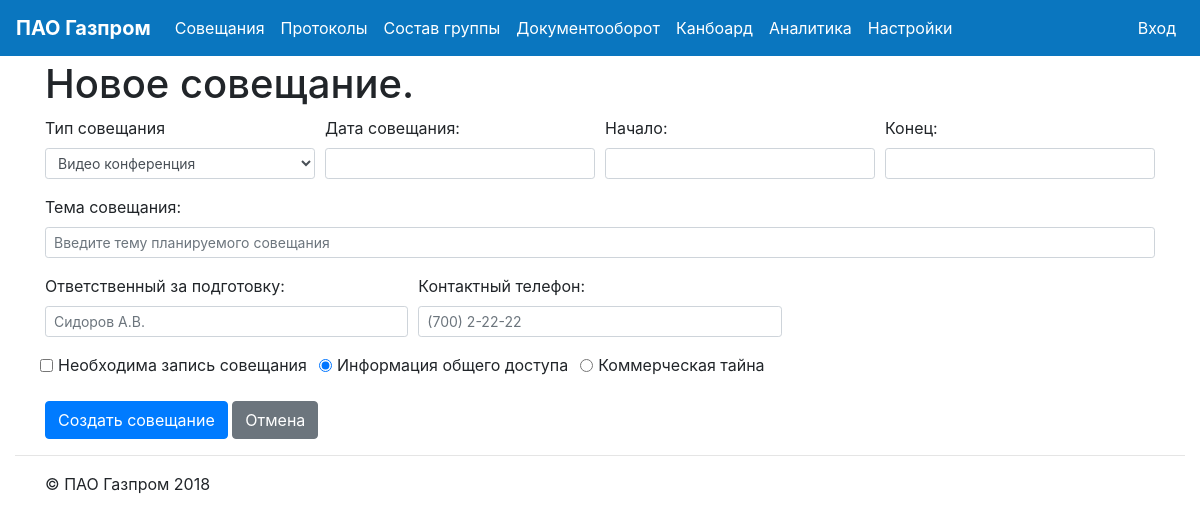
The app's page /meet/copy/17/, older data.
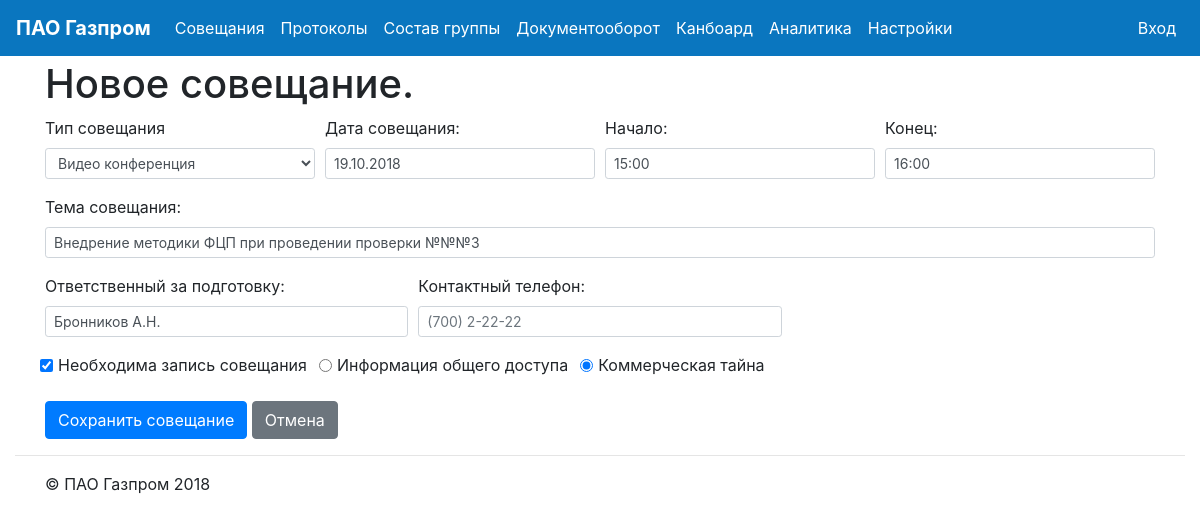
The same page, newer data.
### meetings/models.py (models this page shows, shortened)
class Meeting(models.Model):
    meet_type = models.CharField(max_length=1, choices=MEETING_TYPE_CHOICES, default=mInternal)
    meet_subj = models.CharField(max_length=128, db_index=True)
    meet_date = models.DateField(null=False, default=timezone.now)
    meet_start = models.CharField(max_length=5,null=True)
    meet_end = models.CharField(max_length=5,null=True)
    meet_acc = models.CharField(max_length=64, db_index=True, blank=True)
    meet_tel = models.CharField(max_length=20, blank=True)
    meet_save = models.BooleanField(default=False)
    meet_confident = models.BooleanField(default=False)
    studios = models.ManyToManyField('Studio', through='StudioList')
    class Meta:
        verbose_name = 'Совещание'
        verbose_name_plural = 'Совещания'

### meetings/views.py (the view)
# urls.py: path('copy/<str:meet_id>/', views.meet_copy, name='copy'),
def meet_copy(request, meet_id=None):
    args = {}
    omt =  None
    if meet_id:
        try:
            omt = Meeting.objects.get(id=int(meet_id))
        except Meeting.DoesNotExist:
            omt = None
    args['employees'] = Employee.objects.all().order_by('f', 'i', 'o').values('f', 'i', 'o', 'tel')
    args['meet']=omt
    args['meet_id'] = None
    args['meeting_type_choices'] = MEETING_TYPE_CHOICES
    return render(request,'mt_meetform.html', args)

### mb_auth/views.py (called while the page is built)
def mb_processor(request):
    args={}
    args['mb_auth']=settings.MB_AUTH
    return args

### meetings/templates/mt_meetform.html (shortened to what this page needs)
{% extends "mb_main.html" %}
{% load staticfiles %}
{% load i18n %}
{% block content %}
<div class="container">
<h1 class="display-5">{% if meet_id %}Изменить{% else %}Новое{% endif %} совещание.</h1>
<form action="{% url 'meetings:update' meet_id %}" method="post">
    <div class="form-row">
      <div class="form-group col-md-3">
        <label for="meetType">Тип совещания</label>
        <select class="form-control form-control-sm" id="meetType" name ="meetType" aria-describedby="meet_type_Help">
            {% for mtc in meeting_type_choices %}
                <option value="{{ mtc.0 }}" {% if mtc.0 == meet.meet_type %}selected{% endif %}>{{ mtc.1 }}</option>
            {% endfor %}
        </select>
      </div>
      <div class="form-group col-md-3">
            <label for="meetDate">Дата совещания:</label>
            <input type="text" class="form-control form-control-sm" id="meetDate" name="meetDate" data-date-format="dd.mm.yyyy" data-provide="datepicker" value="{{ meet.meet_date | date:"d.m.Y" }}" required>
      </div>
      <div class="form-group col-md-3">
        <label for="meetStart">Начало:</label>
        <input type="text" class="form-control form-control-sm" id="meetStart" name="meetStart" value="{{ meet.meet_start }}">
      </div>
      <div class="form-group col-md-3">
        <label for="meetEnd">Конец:</label>
        <input type="text" class="form-control form-control-sm" id="meetEnd" name="meetEnd" value="{{ meet.meet_end }}">
      </div>
    </div>
    <div class="form-row">
      <div class="form-group col-md-12">
        <label for="meetSubj">Тема совещания:</label>
        <input type="text" class="form-control form-control-sm" id="meetSubj" name="meetSubj" placeholder="Введите тему планируемого совещания" value="{{ meet.meet_subj }}" required>
      </div>
    </div>
    <div class="form-row">
      <div class="form-group col-md-4">
        <label for="meetAcc">Ответственный за подготовку:</label>
        <input type="text" class="typeahead form-control form-control-sm" id="meetAcc" name="meetAcc" data-provide="typeahead" data-items="8" placeholder="Сидоров А.В." value="{{ meet.meet_acc }}" autocomplete="off">
      </div>
      <div class="form-group col-md-4">
        <label for="meetTel">Контактный телефон:</label>
        <input type="text" class="form-control form-control-sm" id="meetTel" name="meetTel" placeholder="(700) 2-22-22" value="{{ meet.meet_tel }}">
      </div>
      <div class="form-group col-md-4"></div>
    </div>
    <div class="form-row">
        <div class="form-check form-check-inline">
          <input class="form-check-input" type="checkbox" id="meetSave" name="meetSave" value="1" {% if meet.meet_save %}checked{% endif %}>
          <label class="form-check-label" for="meetSave">Необходима запись совещания</label>
        </div>
       <div class="form-check form-check-inline">
          <input class="form-check-input" type="radio" name="meetConfident" id="meetConfident1" value="0" {% if not meet.meet_confident %}checked{% endif %}>
          <label class="form-check-label" for="meetConfident1">Информация общего доступа</label>
        </div>
        <div class="form-check form-check-inline">
          <input class="form-check-input" type="radio" name="meetConfident" id="meetConfident2" value="1" {% if meet.meet_confident %}checked{% endif %}>
          <label class="form-check-label" for="meetConfident2">Коммерческая тайна</label>
        </div>
    </div>
    <br>
    <button type="submit" class="btn btn-primary"> {% if meet %}Сохранить{% else %}Создать{% endif %} совещание </button>
    <a role="button" class="btn btn-secondary" href="{% url 'meetings:table' %}" > Отмена </a>
</form>
</div>
{% endblock %}

Row changes from the older to the newer data that the page shows:
added Meeting: meetType "Видео конференция", meetDate "19.10.2018", meetStart "15:00", meetEnd "16:00", meetSubj "Внедрение методики ФЦП при проведении проверки №№№3", meetAcc "Бронников А.Н.", meet_save "☑", meet_confident "☐ Информация общего доступа", meet_confident "☑ Коммерческая тайна"
Text that changed along with them:
form field meetType: "Видео конференция" → (not shown)
form field meetSave: "☐" → (not shown)
form field meetConfident: "☑ Информация общего доступа" → (not shown)
form field meetConfident: "☐ Коммерческая тайна" → (not shown)
text no longer shown: "Создать"
text now shown: "Сохранить"
